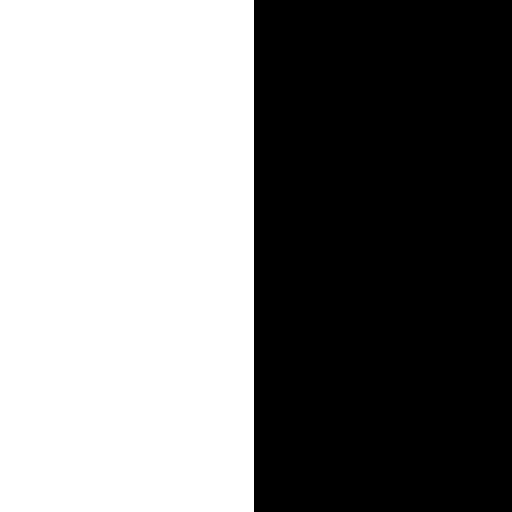
#> input picture blend/mask/fruitBlend.png, 512 x 512 px; its folder holds only this picture in this run
$ python image_blend.py
#> lines starting #> are read from the running program, lines starting #| are printed output that depends on the picture; after the words box and inside, x2 and y2 are one past the last pixel; in counts of white or black regions, pixels touching at a corner belong together
### laplacian_pyr.py
import cv2
import numpy as np
import matplotlib.pyplot as plt
from bicubic import bicubic_rescale
import math

def gaussian_pyr(img, levels):
    output = np.zeros((img.shape[0], img.shape[1] + int(img.shape[1]/2), img.shape[2]))
    output[0:img.shape[0], 0:img.shape[1], :] = img
    ch, cw = img.shape[0:2]
    row_index = 0
    prev_level = img
    for i in range(levels):
        cw = int(cw / 2)
        ch = int(ch / 2)
        decimated = blur(prev_level)[::2, ::2, :]
        output[row_index:(row_index+ch), img.shape[1]:(img.shape[1]+cw), :] = decimated
        prev_level = decimated
        row_index += ch

    return output

def laplacian_pyr(img, levels):
    output = np.zeros((img.shape[0], img.shape[1] + int(img.shape[1]/2), img.shape[2]), dtype=np.float32)
    ch, cw = img.shape[0:2]
    row_index = 0
    prev_level = img
    for i in range(levels):
        decimated = blur(prev_level)[::2, ::2, :]
        reconstructed = cv2.resize(decimated, (ch,cw), interpolation=cv2.INTER_CUBIC)
        # reconstructed = bicubic_rescale(decimated, 2)
        if i > 0:
            output[row_index:(row_index+ch), img.shape[1]:(img.shape[1]+cw), :] = prev_level - reconstructed
            row_index += ch
        else:
            output[row_index:(row_index+ch), 0:(0+cw), :] = prev_level - reconstructed
        cw = int(cw / 2)
        ch = int(ch / 2)
        prev_level = decimated

    output[row_index:(row_index+ch), img.shape[1]:(img.shape[1]+cw), :] = decimated

    return output

# bluring with binomial kernel
def blur(img):
    binomial_kernel = np.array([0.0625, 0.25, 0.375, 0.25, 0.0625])
    partial = cv2.filter2D(img, -1, binomial_kernel)
    return cv2.filter2D(partial, -1, binomial_kernel.reshape((5, 1)))


def laplacian_reconstruct(pyr, level):
    size = pyr.shape[0]
    order = int(math.log2(size))
    start_ind = (2**order) - (2**(order - level + 1))
    curr_size = int(size / (2**level))
    base = pyr[start_ind:start_ind+curr_size, size:size+curr_size, :]
    for i in range(level):
        curr_size *= 2
        start_ind = start_ind - curr_size
        base = cv2.resize(base, (curr_size, curr_size), interpolation=cv2.INTER_CUBIC)
        if i<level-1:
            base = base + pyr[start_ind:start_ind+curr_size, size:size+curr_size, :]
        else:
            base = base + pyr[0:curr_size, 0:curr_size, :]

    return base

# [8 lines left out: function laplacian_display, not called in this run]

### image_blend.py
from laplacian_pyr import gaussian_pyr, laplacian_pyr, laplacian_reconstruct
import cv2
import matplotlib.pyplot as plt
import numpy as np

def blend(filename, levels):
#> called with filename = 'fruitBlend.png', levels = 7
    mask = cv2.imread('./blend/mask/' + filename) / 255.0
#> mask: shape (512, 512, 3) float64; values 0 (black) and 1 (white), 49.6% white; 1 white region, box (x1, y1, x2, y2) and area: (0, 0, 254, 512) 130048
    imageA = cv2.imread('./blend/imageA/' + filename) / 255.0
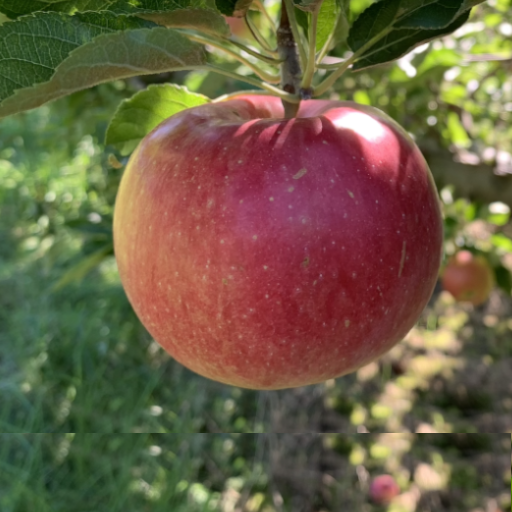
#> input picture blend/imageA/fruitBlend.png, 512 x 512 px
    imageB = cv2.imread('./blend/imageB/' + filename) / 255.0

    mask_pyr = gaussian_pyr(mask, levels)
#> in gaussian_pyr, `output[0:img.shape[0], 0:img.shape[1], :] = img`:
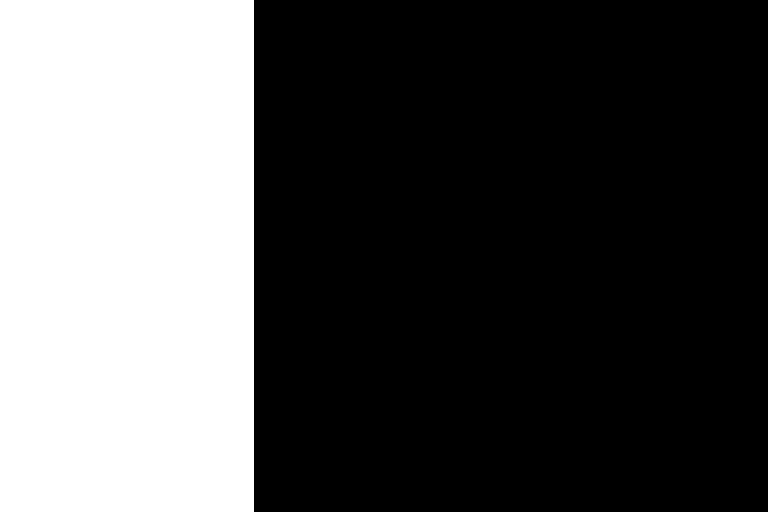
#> output: shape (512, 768, 3) float64; values 0 (black) and 1 (white), 33.1% white; 1 white region, box (x1, y1, x2, y2) and area: (0, 0, 254, 512) 130048
#> after the loop in gaussian_pyr, `for i in range(levels):`:
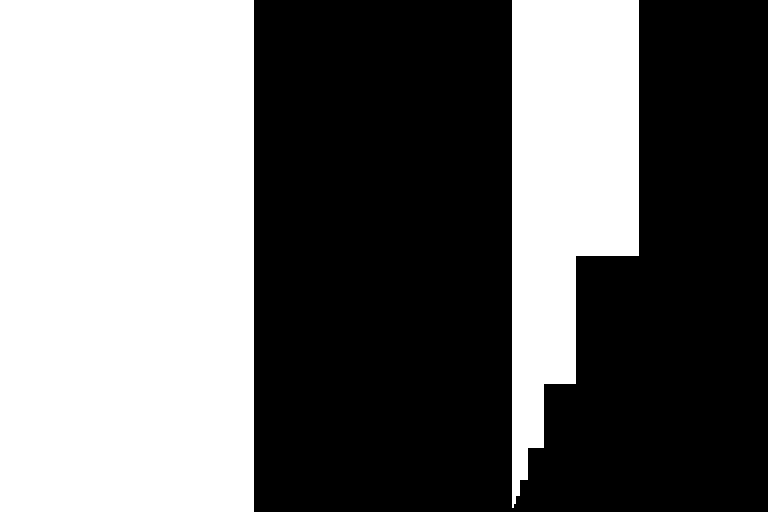
#> output: shape (512, 768, 3) float64; values 0 (black) and 1 (white), 44.1% white; 2 white regions, box (x1, y1, x2, y2) and area: (0, 0, 254, 512) 130048, (512, 0, 639, 508) 43432
#> after the loop in gaussian_pyr, `for i in range(levels):`: row_index = 508
    imageA_pyr = laplacian_pyr(imageA, levels)
#> the loop in laplacian_pyr, `for i in range(levels):` made 7 passes
#> pass 1, in laplacian_pyr, `decimated = blur(prev_level)[::2, ::2, :]`:
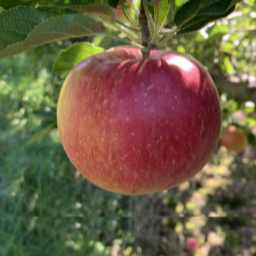
#> decimated: shape (256, 256, 3) float64; mean B, G, R 0.268, 0.372, 0.426
#> after the loop in laplacian_pyr, `for i in range(levels):`:
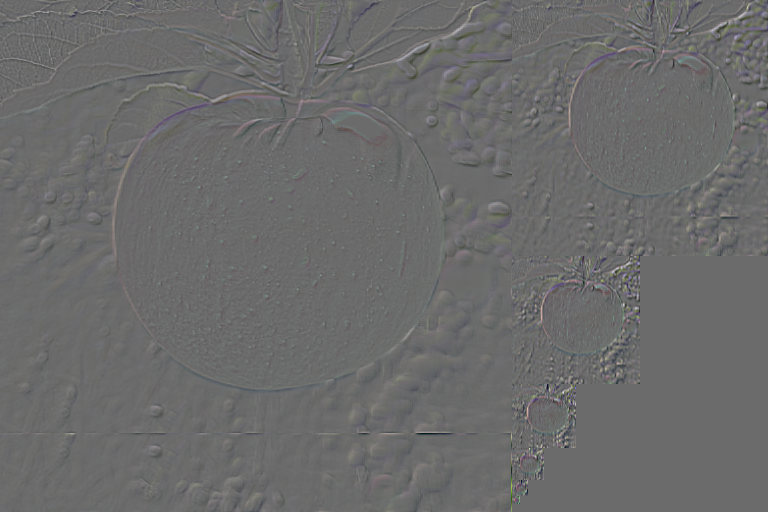
#> output: shape (512, 768, 3) float32; mean of channels 0, 1, 2 0.000235, 0.000136, 0.000327; drawn with min black and max white
#> after the loop in laplacian_pyr, `for i in range(levels):`: row_index = 504
#> in laplacian_pyr, `output[row_index:(row_index+ch), img.shape[1]:(img.shape[1]+cw), :] = ..`: output: shape (512, 768, 3) float32; under 0.01% of pixels changed, all inside (x1, y1, x2, y2) = (512, 504, 516, 508)
    imageB_pyr = laplacian_pyr(imageB, levels)
#> the loop in laplacian_pyr (call 2), `for i in range(levels):` made 7 passes
#> pass 3, in laplacian_pyr (call 2), `decimated = blur(prev_level)[::2, ::2, :]`:
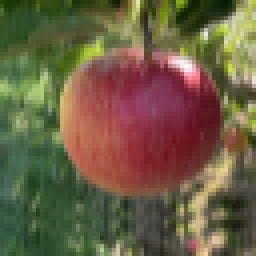
#> decimated: shape (64, 64, 3) float64 (shown 4 times larger); mean B, G, R 0.267, 0.371, 0.425

    new_pyr = (imageA_pyr * mask_pyr) + (imageB_pyr * (1 - mask_pyr))
    return laplacian_reconstruct(new_pyr, levels)
#> the loop in laplacian_reconstruct, `for i in range(level):` made 7 passes
#> pass 3, in laplacian_reconstruct, `base = base + pyr[start_ind:start_ind+curr_size, size:size+curr_size, :]`:
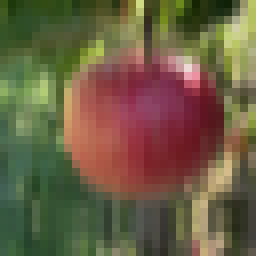
#> base: shape (32, 32, 3) float64 (shown 8 times larger); mean of channels 0, 1, 2 0.265, 0.37, 0.422; drawn as B, G, R
#> after the loop in laplacian_reconstruct, `for i in range(level):`: curr_size = 512; start_ind = -512

result = blend('fruitBlend.png', 7)
result = cv2.cvtColor(np.clip(result * 255, 0, 255).astype(np.uint8), cv2.COLOR_BGR2RGB)
plt.imshow(result)
plt.show()
